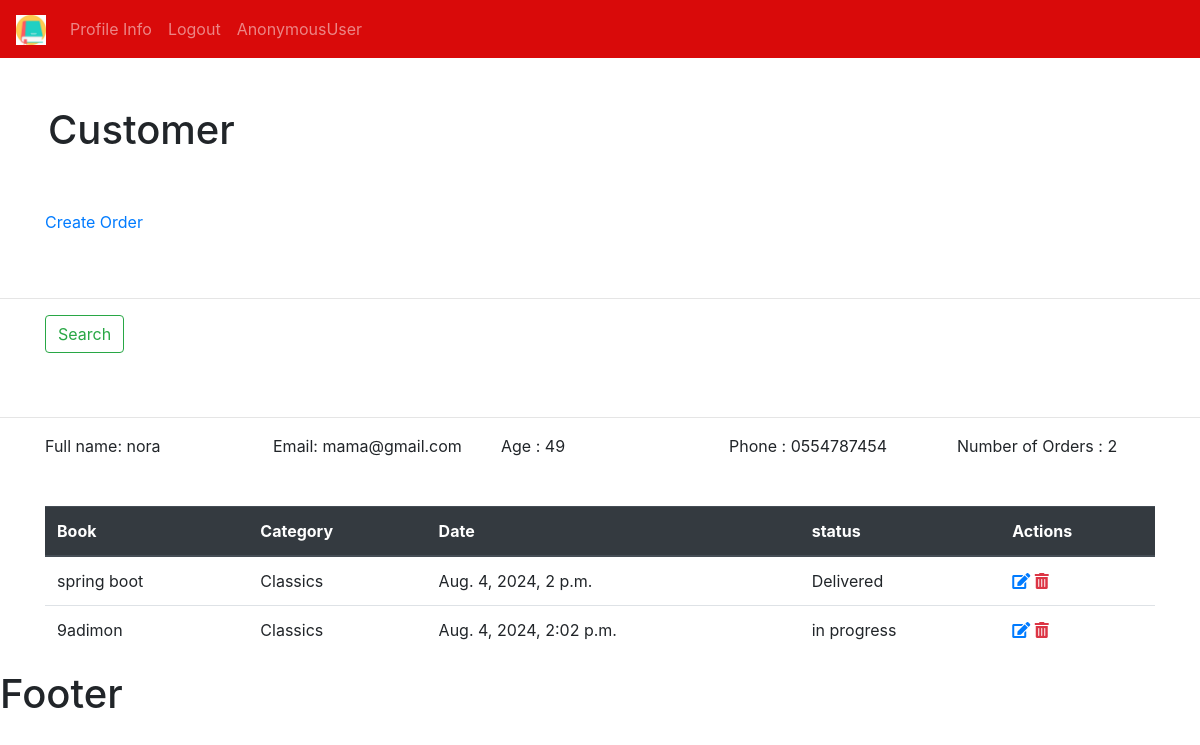
Page /customer/2/ on the earlier database version.
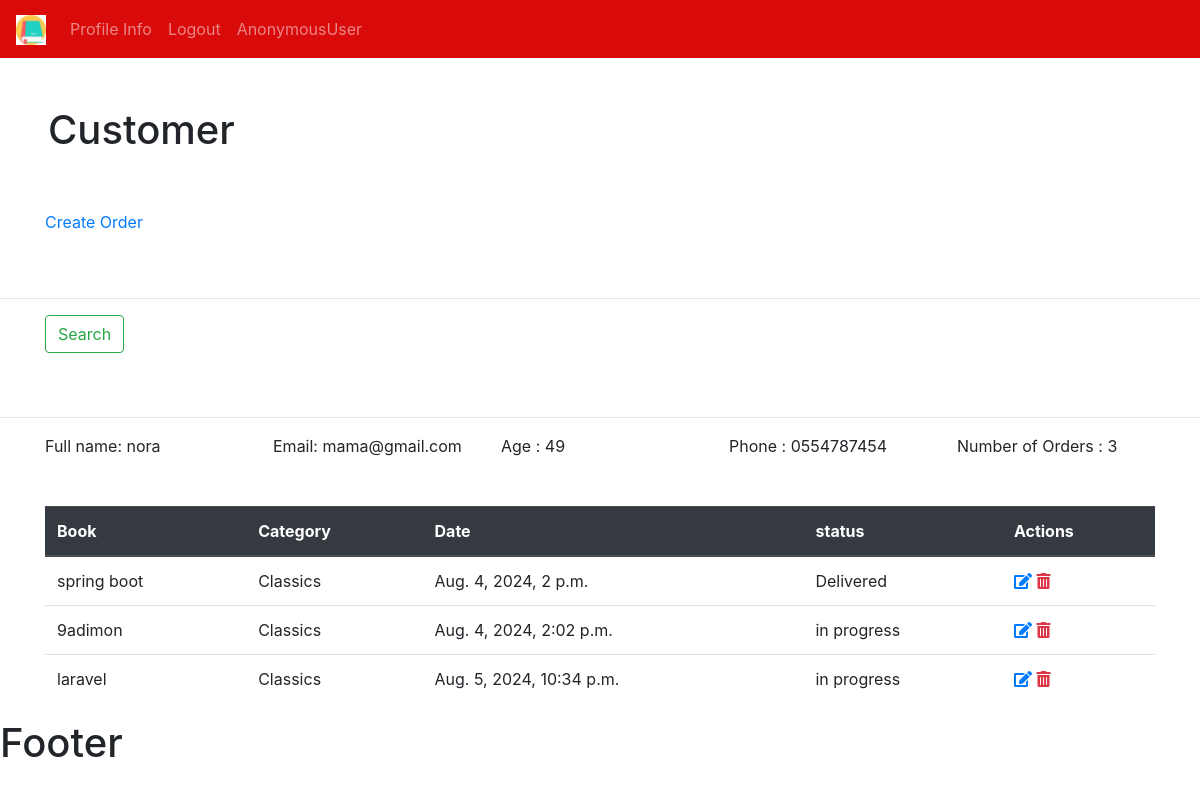
Same page on the later database version.
### bookstore/models.py (models this page shows)
class Order(models.Model):
    STATUS= (
        ('Pending','Pending'),
        ('Delivered','Delivered'),
        ('in progress','in progress'),
        ('out of order','out of order')
    )
    customer = models.ForeignKey(Customer, null=True, on_delete=models.SET_NULL)
    book = models.ForeignKey(Book, null=True, on_delete=models.SET_NULL)
    tags = models.ManyToManyField(Tag)
    date_created = models.DateTimeField(auto_now_add=True, null=True)
    status =  models.CharField(max_length=200, null=True,choices=STATUS)

class Book(models.Model):
    CATEGORY = ( #tuple
        ('Classics','Classics'),
        ('Comic Book','Comic Book'),
        ('Fantasy','Fantasy'),
        ('Horror','Horror')
    )
    name = models.CharField(max_length=190, null=True)
    author = models.CharField(max_length=190, null=True)
    price = models.FloatField( null=True)
    category = models.CharField(max_length=190, null=True ,choices=CATEGORY  )
    description = models.CharField(max_length=200, null=True)
    tags = models.ManyToManyField(Tag)
    date_created = models.DateTimeField(auto_now_add=True, null=True)
    def __str__(self):
         return self.name

### bookstore/views.py (the view)
# urls.py: path('customer/<int:pk>/',views.customer,name='customer'),
def customer(request,pk):
    customer = Customer.objects.get(id=pk)
    orders = customer.order_set.all()
    total_orders = orders.count()
    myContext = {
        'customer': customer ,
        'orders': orders,
        'total_orders': total_orders
    }
    return render(request=request , template_name='bookstore/customer.html',context=myContext)

### bookstore/templates/bookstore/customer.html (shortened to what this page needs)
{% extends 'bookstore/main.html'%}
{% block content %}
<h1 class="p-5">Customer</h1>
<div class="container pb-5">
  <div class="row">
    <div class="col-sm">
    <a href="{% comment %}{% url 'create' customer.id %}{% endcomment %}"> Create Order</a>
    </div>
  </div>
</div>
<hr>
<div class="container pb-5">
  <div class="row">
    <div class="col-sm">
    <form class="form-inline my-2 my-lg-0" method="GET">
      <button class="btn btn-outline-success my-2 my-sm-0" type="submit">Search</button>
    </form>
    </div>
  </div>
</div>
<hr>
<div class="container pb-5">
  <div class="row">
    <div class="col-sm">
    Full name:   {{customer.name}}
    </div>
    <div class="col-sm">
    Email:   {{customer.email}}
    </div>
    <div class="col-sm">
    Age :   {{customer.age}}
    </div>
    <div class="col-sm">
    Phone :   {{customer.phone}}
    </div>
      <div class="col-sm">
    Number of Orders :   {{total_orders}}
    </div>
  </div>
</div>
<div class="container">
<table class="table">
  <thead class="thead-dark">
    <tr>
      <th scope="col">Book</th>
      <th scope="col">Category</th>
      <th scope="col">Date</th>
       <th scope="col">status</th>
       <th scope="col">Actions</th>
    </tr>
  </thead>
  <tbody>
   {% for item in orders  %}
        <tr>
         <td>{{item.book}}</td>
      <td>{{item.book.category}}</td> {% comment %}//from foreign key{% endcomment %}
      <td>{{item.date_created}}</td>
      <td>{{item.status}}</td>
       <td>
       <a href="{% comment %}{% url 'update' item.id%}{% endcomment %}"><i class="fas fa-edit"></i></a>
       <a class="text-danger" href="{% comment %}{% url 'delete' item.id %}{% endcomment %}"><i class="fas fa-trash-alt"></i></a>
       </td>
       </tr>
      {% endfor %}
  </tbody>
</table>
</div>
{% endblock %}

Differences in the rows shown:
added Order: book "laravel", book.category "Classics", date_created "Aug. 5, 2024, 10:34 p.m.", status "in progress"
Other differences:
{{ total_orders }}: "2" → "3"
